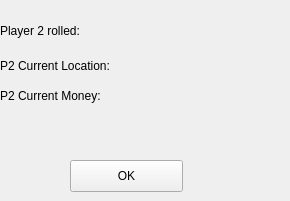
     <widget class="QWidget" name="page_13r">
      <widget class="QLabel" name="label_113">
       <property name="geometry">
        <rect>
         <x>0</x>
         <y>50</y>
         <width>171</width>
         <height>31</height>
        </rect>
       </property>
       <property name="text">
        <string>P2 Current Location:</string>
       </property>
      </widget>
      <widget class="QLabel" name="label_114">
       <property name="geometry">
        <rect>
         <x>0</x>
         <y>80</y>
         <width>111</width>
         <height>31</height>
        </rect>
       </property>
       <property name="text">
        <string>P2 Current Money:</string>
       </property>
      </widget>
      <widget class="QPushButton" name="pushButton_r1_5">
       <property name="geometry">
        <rect>
         <x>70</x>
         <y>160</y>
         <width>113</width>
         <height>32</height>
        </rect>
       </property>
       <property name="text">
        <string>OK</string>
       </property>
      </widget>
      <widget class="QLabel" name="label_r2_5">
       <property name="geometry">
        <rect>
         <x>130</x>
         <y>50</y>
         <width>151</width>
         <height>31</height>
        </rect>
       </property>
       <property name="text">
        <string/>
       </property>
      </widget>
      <widget class="QLabel" name="label_r1_5">
       <property name="geometry">
        <rect>
         <x>130</x>
         <y>20</y>
         <width>61</width>
         <height>31</height>
        </rect>
       </property>
       <property name="text">
        <string/>
       </property>
      </widget>
      <widget class="QLabel" name="label_r3_5">
       <property name="geometry">
        <rect>
         <x>140</x>
         <y>80</y>
         <width>131</width>
         <height>31</height>
        </rect>
       </property>
       <property name="text">
        <string/>
       </property>
      </widget>
      <widget class="QLabel" name="label_115">
       <property name="geometry">
        <rect>
         <x>0</x>
         <y>10</y>
         <width>101</width>
         <height>41</height>
        </rect>
       </property>
       <property name="text">
        <string>Player 2 rolled:</string>
       </property>
      </widget>
     </widget>
